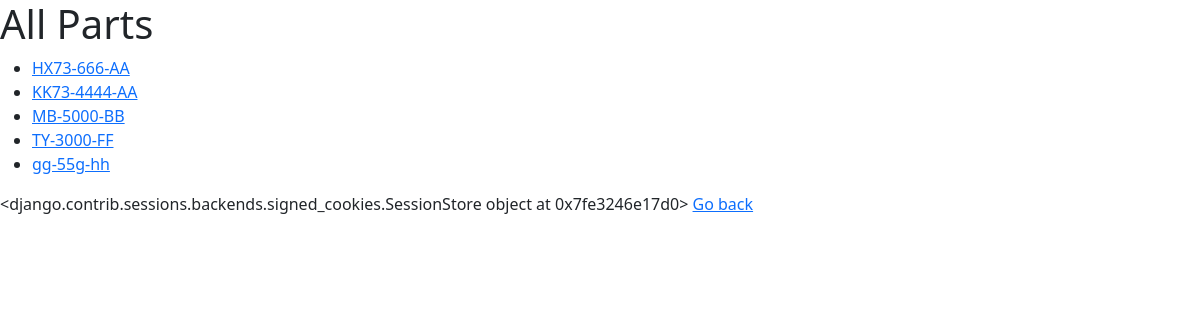
The page /catalog/parts/ on the database as committed earlier.
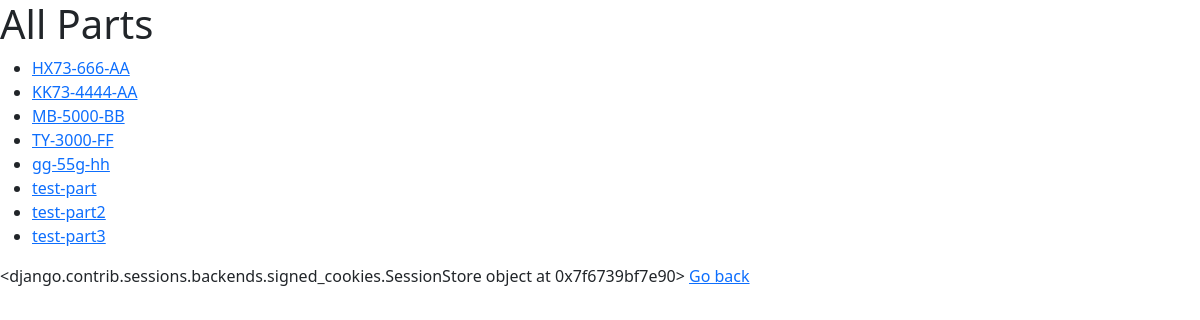
The same page on the database as committed later.
### catalog/models.py (models this page shows, shortened)
class Part(models.Model):
    partnumber = models.CharField('unique carpart number',primary_key=True,max_length=20,help_text='unique carpart number')
    description=  models.CharField(max_length=200)
    supplier = models.ForeignKey('Supplier', on_delete=models.SET_DEFAULT,default=1)
    archived =models.BooleanField(null=True)
    status =  models.CharField(max_length=200,null=True)
    image= models.ImageField(null=True,upload_to="images",default="images/default.jpg")
    specification = models.FileField(null=True,upload_to="documents")
    price = models.IntegerField(null=True)
    parts= PartsManager()   # custom model manager
    objects = models.Manager()
    def __str__(self):
        return self.partnumber
    class Meta:
        ordering = ["partnumber"]
        verbose_name_plural = "parts"

### catalog/views.py (the view)
# urls.py: path('parts/',views.ListPartView.as_view(),name='allparts'),
class ListPartView(ListView):
    model = Part
    template_name = "catalog/ListPartsView.html"
    context_object_name ='carparts'
    queryset = Part.parts.all()

### templates/catalog/ListPartsView.html (shortened to what this page needs)
{% extends "../base.html" %}
{% load static %}
{% block content %}
<h1> All Parts</h1>
<ul>
 {% for part in object_list %}
<li>
 <a href="{% url 'catalog:detailpart' part.pk %}"> {{part}}  </a>
 {% endfor %} </li>
</ul>
 {{request.session}}
<a href="/" >Go back </a>
{% endblock %}

Rows that differ between the two databases and show on the page:
added Part: partnumber "test-part"
added Part: partnumber "test-part2"
added Part: partnumber "test-part3"
Other text that changed with them:
{{ request.session }}: "<django.contrib.sessions.backends.signed_cookies.SessionStore object at 0x7fe3246e17d0>" → "<django.contrib.sessions.backends.signed_cookies.SessionStore object at 0x7f6739bf7e90>"
